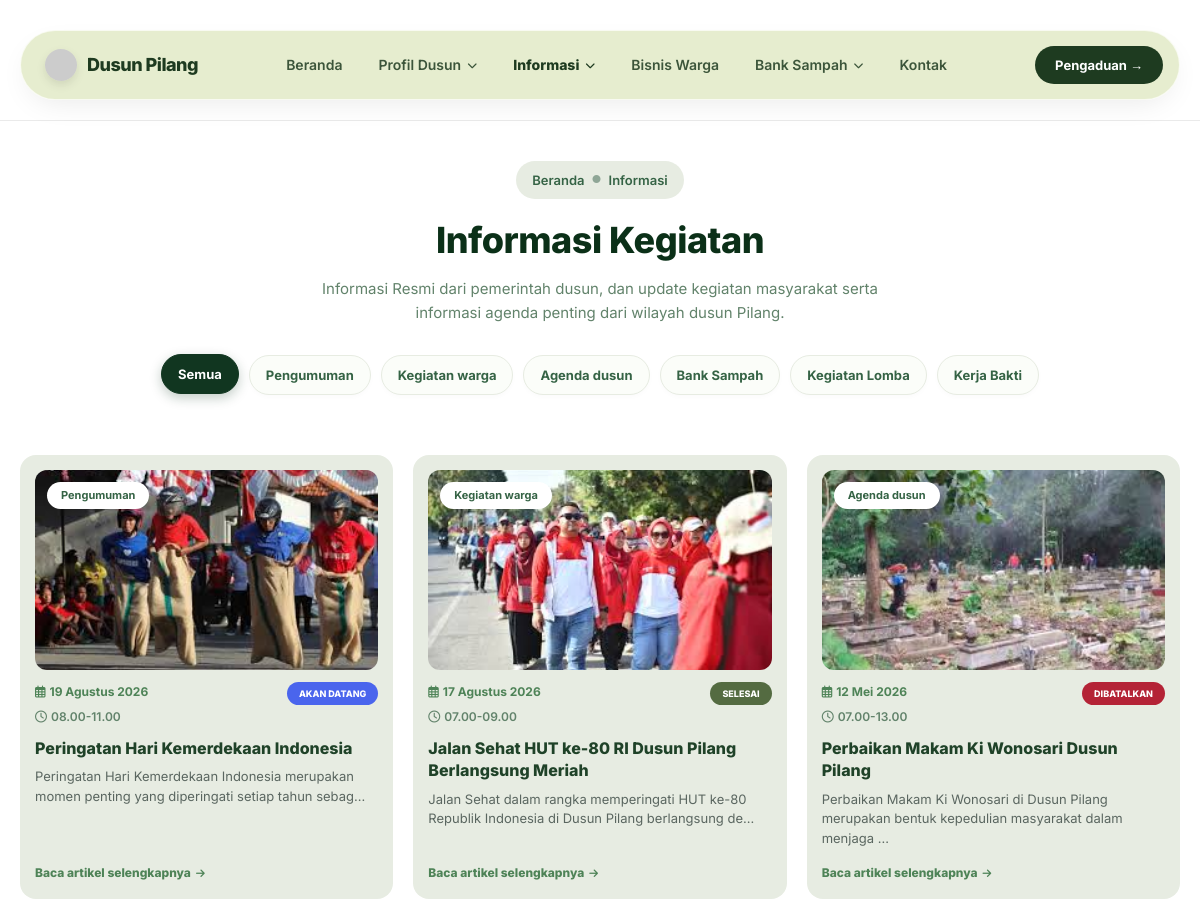
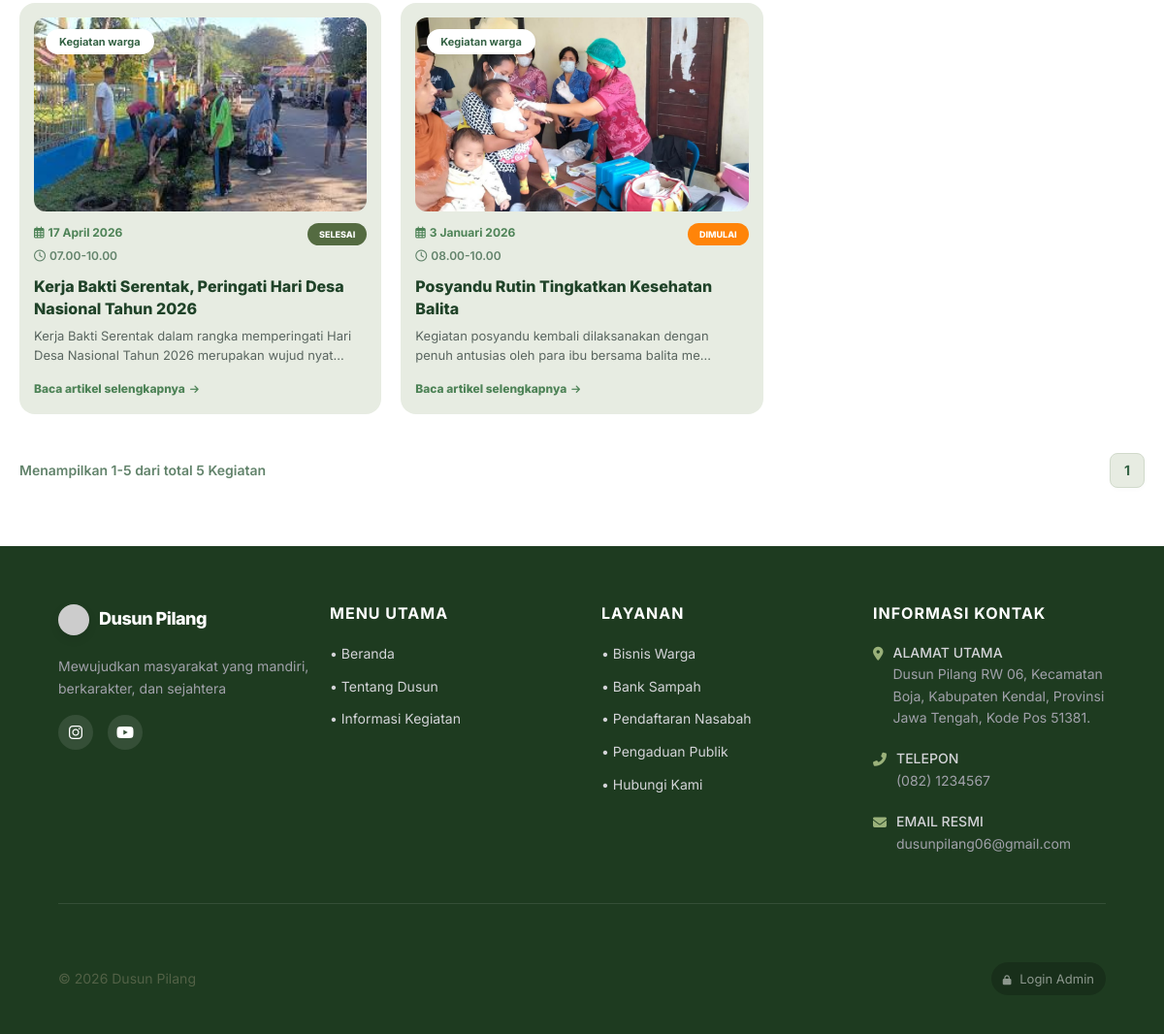
Before: /informasi_kegiatan.php with the older database file (2 pictures, top to bottom).
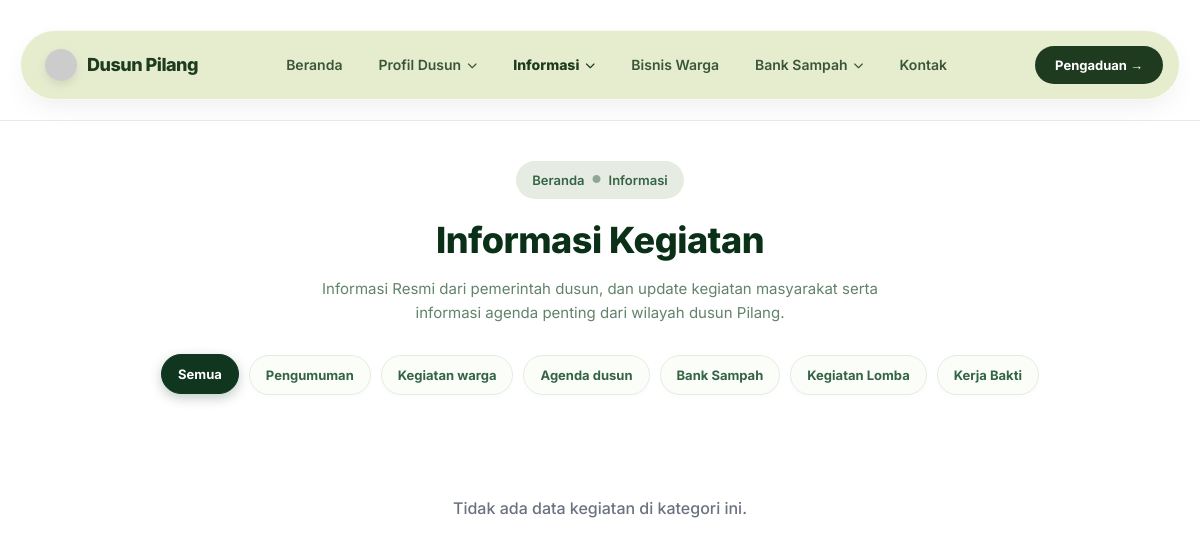
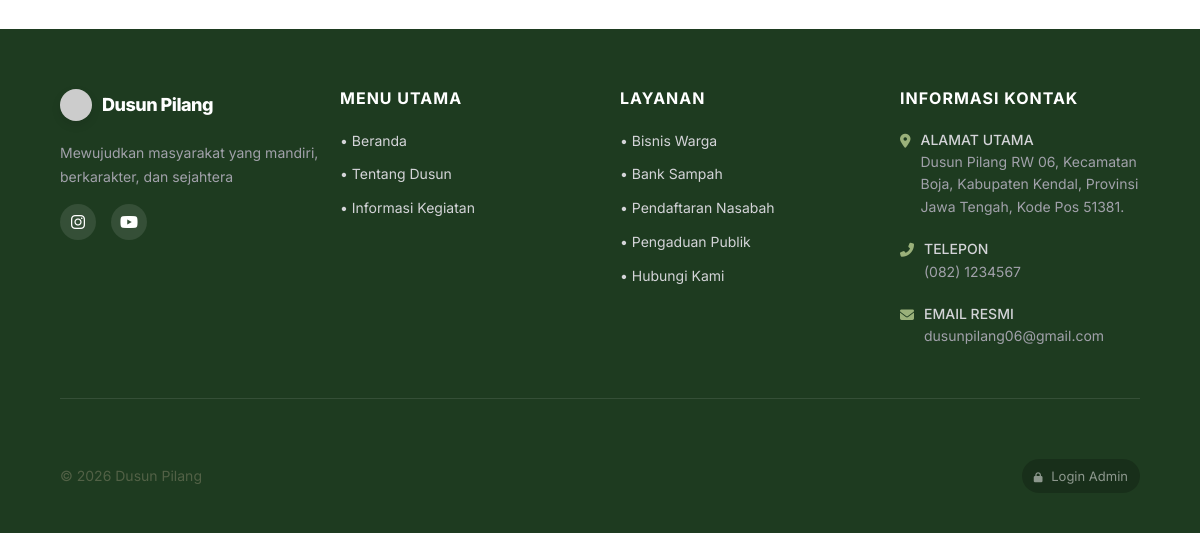
After: the same page with the newer database file (2 pictures, top to bottom).
### tables this page shows
CREATE TABLE `t_kegiatan_dusun` (
  `id_kegiatan` int NOT NULL,
  `judul` varchar(100) DEFAULT NULL,
  `foto` varchar(225) DEFAULT NULL,
  `keterangan` text,
  `tanggal` date DEFAULT NULL,
  `lokasi` varchar(225) DEFAULT NULL,
  `penyelenggara` varchar(100) DEFAULT NULL,
  `waktu_mulai` time DEFAULT NULL,
  `waktu_selesai` time DEFAULT NULL,
  `status` enum('akan_datang','dimulai','ditunda','selesai','dibatalkan') DEFAULT NULL,
  `created_at` timestamp NULL DEFAULT CURRENT_TIMESTAMP,
  `updated_at` timestamp NULL DEFAULT CURRENT_TIMESTAMP ON UPDATE CURRENT_TIMESTAMP
);

### informasi_kegiatan.php (the view, shortened to what the changed rows need)
<?php
require_once 'config.php';
$limit = 9;
$page = isset($_GET['page']) ? (int)$_GET['page'] : 1;
$start = ($page > 1) ? ($page * $limit) - $limit : 0;
$kategori_filter = isset($_GET['kategori']) ? $_GET['kategori'] : '';
$where_clause = "";
$query_count = "SELECT COUNT(*) as total FROM t_kegiatan_dusun" . $where_clause;
$result_count = mysqli_query($conn, $query_count);
$row_count = mysqli_fetch_assoc($result_count);
$total = $row_count['total'];
$pages = ceil($total / $limit);
$query = "SELECT * FROM t_kegiatan_dusun" . $where_clause . " ORDER BY tanggal DESC LIMIT $start, $limit";
$result = mysqli_query($conn, $query);
$kategories = ['Semua', 'Pengumuman', 'Kegiatan warga', 'Agenda dusun', 'Bank Sampah', 'Kegiatan Lomba', 'Kerja Bakti'];
?>
<!DOCTYPE html>
<html lang="id">
<head>
    <link rel="stylesheet" href="https://cdnjs.cloudflare.com/ajax/libs/font-awesome/6.4.0/css/all.min.css">
    <link rel="stylesheet" href="style.css">
</head>
<body>
    <div class="header-section">
        <h1 class="informasi-title">Informasi Kegiatan</h1>
        <div class="filter-container">
            <?php foreach($kategories as $kat): ?>
                <?php
                    $isActive = ($kategori_filter == $kat) || (empty($kategori_filter) && $kat == 'Semua');
                    $activeClass = $isActive ? 'active' : '';
                    $katUrl = ($kat == 'Semua') ? 'informasi_kegiatan.php' : 'informasi_kegiatan.php?kategori=' . urlencode($kat);
                ?>
                <a href="<?php echo htmlspecialchars($katUrl); ?>" class="filter-pill <?php echo $activeClass; ?>">
                    <?php echo htmlspecialchars($kat); ?>
                </a>
            <?php endforeach; ?>
        </div>
    </div>
    <div class="kegiatan-grid">
        <?php
        if($result && mysqli_num_rows($result) > 0) {
            $mo = ['01'=>'Januari','02'=>'FEB','03'=>'MAR','04'=>'April','05'=>'Mei','06'=>'Juni','07'=>'Juli','08'=>'Agustus','09'=>'September','10'=>'Oktober','11'=>'November','12'=>'Desember'];
            $index = 0;
            while($k = mysqli_fetch_array($result)) {
                $kategori = isset($k['jenis_kegiatan']) && !empty($k['jenis_kegiatan']) ? $k['jenis_kegiatan'] : 'Kegiatan';
                $kategori_badge = $kategori;
                $tgl_fmt = '';
                if($k['tanggal']) {
                    $time_parts = explode('-', $k['tanggal']);
                    if(count($time_parts) == 3) {
                        $tgl_fmt = (int)$time_parts[2] . ' ' . (isset($mo[$time_parts[1]]) ? $mo[$time_parts[1]] : $time_parts[1]) . ' ' . $time_parts[0];
                    } else {
                        $tgl_fmt = date('d M Y', strtotime($k['tanggal']));
                    }
                } else {
                    $tgl_fmt = 'Akan datang';
                }
                $w_mulai = !empty($k['waktu_mulai']) ? date('H.i', strtotime($k['waktu_mulai'])) : '00.00';
                $w_selesai = !empty($k['waktu_selesai']) ? date('H.i', strtotime($k['waktu_selesai'])) : '00.00';
                $waktu_str = $w_mulai . '-' . $w_selesai;
                $keterangan_snippet = !empty($k['keterangan']) ? mb_strimwidth(strip_tags($k['keterangan']), 0, 100, "...") : '-';
                $status_kegiatan = str_replace('_', ' ', $k['status']);
                $status_raw = $k['status'];
                $bg_status = '#fff0d4';
                $txt_status = '#b45309';
                if($status_raw == 'akan_datang') { $bg_status = '#4A65ED'; $txt_status = '#ffffff'; }
                elseif($status_raw == 'selesai') { $bg_status = '#546B41'; $txt_status = '#ffffff'; }
                elseif($status_raw == 'dimulai') { $bg_status = '#FF8409'; $txt_status = '#ffffff'; }
                elseif($status_raw == 'dibatalkan') { $bg_status = '#B42336'; $txt_status = '#ffffff'; }
                $delay = $index * 0.1;
                echo '<a href="detail_kegiatan.php?id='.intval($k['id_kegiatan']).'" class="activity-card" style="animation-delay: '.$delay.'s;">';
                echo '  <div class="card-img-container" style="position: relative; width: 100%; height: 200px; border-radius: 12px; overflow: hidden; margin-bottom: 12px;">';
                echo '      <span style="position: absolute; top: 12px; left: 12px; background: #ffffff; color: #356345; font-size: 11px; font-weight: 700; padding: 4px 14px; border-radius: 50px; z-index: 2; box-shadow: 0 4px 6px rgba(0,0,0,0.05);">'.htmlspecialchars($kategori_badge).'</span>';
                echo '      <img src="assets/'.($k['foto']?$k['foto']:'placeholder.jpg').'" alt="'.htmlspecialchars($k['judul']).'" style="width: 100%; height: 100%; object-fit: cover;" onerror="this.src=\'https://images.unsplash.com/photo-1542601906990-b4d3fb778b09?ixlib=rb-1.2.1&auto=format&fit=crop&w=600&q=80\'">';
                echo '  </div>';
                echo '  <div style="display: flex; flex-direction: column; flex: 1;">';
                echo '      <div style="display: flex; justify-content: space-between; align-items: flex-start; margin-bottom: 10px;">';
                echo '          <div style="display: flex; flex-direction: column; gap: 4px;">';
                echo '              <div style="font-size: 12px; color: #4e8357; font-weight: 700;"><i class="far fa-calendar-alt" style="margin-right:4px;"></i>'.$tgl_fmt.'</div>';
                echo '              <div style="font-size: 12px; color: #62836b; font-weight: 600;"><i class="far fa-clock" style="margin-right:4px;"></i>'.$waktu_str.'</div>';
                echo '          </div>';
                echo '          <div style="background: '.$bg_status.'; color: '.$txt_status.'; font-size: 9px; font-weight: 800; padding: 4px 12px; border-radius: 50px; text-transform: uppercase; white-space: nowrap;">'.htmlspecialchars($status_kegiatan).'</div>';
                echo '      </div>';
                echo '      <h3 style="font-size: 16px; color: #1f4228; font-weight: 800; line-height: 1.4; margin-bottom: 8px;">'.htmlspecialchars($k['judul']).'</h3>';
                echo '      <p style="font-size: 13px; color: #5a6660; line-height: 1.5; margin-bottom: 15px; flex: 1;">'.htmlspecialchars($keterangan_snippet).'</p>';
                echo '      <div class="read-more" style="font-size: 12px; font-weight: 800; color: #4e8357; display: flex; align-items: center; gap: 5px; margin-top: auto;">Baca artikel selengkapnya <i class="fas fa-arrow-right" style="font-size: 10px;"></i></div>';
                echo '  </div>';
                echo '</a>';
                $index++;
            }
        } else {
            echo '<div style="grid-column: 1 / -1; text-align: center; padding: 40px; color: #6b7280; font-weight: 500;">Tidak ada data kegiatan di kategori ini.</div>';
        }
        ?>
    </div>
    <?php if($total > 0): ?>
    <div class="pagination-container">
        <?php
            $end_item = min($start + $limit, $total);
            echo "<div>Menampilkan ".($start + 1)."-{$end_item} dari total {$total} Kegiatan</div>";
        ?>
        <div class="pagination-links">
            <?php
            $url_base = '?';
            for($i = 1; $i <= $pages; $i++) {
                $activeClass = ($i == $page) ? 'active' : '';
                echo '<a href="'.$url_base.'page='.$i.'" class="page-link '.$activeClass.'">'.$i.'</a>';
            }
            ?>
        </div>
    </div>
    <?php endif; ?>
</body>
</html>

Changed rows visible on the page:
removed t_kegiatan_dusun: jenis_kegiatan "Pengumuman", foto (picture), tanggal "19 Agustus 2026", waktu_str "08.00-11.00", status "AKAN DATANG", judul "Peringatan Hari Kemerdekaan Indonesia", keterangan "Peringatan Hari Kemerdekaan Indonesia merupakan momen penting yang diperingati setiap tahun sebag..."
removed t_kegiatan_dusun: jenis_kegiatan "Kegiatan warga", foto (picture), tanggal "17 Agustus 2026", waktu_str "07.00-09.00", status "SELESAI", judul "Jalan Sehat HUT ke-80 RI Dusun Pilang Berlangsung Meriah", keterangan "Jalan Sehat dalam rangka memperingati HUT ke-80 Republik Indonesia di Dusun Pilang berlangsung de..."
removed t_kegiatan_dusun: jenis_kegiatan "Agenda dusun", foto (picture), tanggal "12 Mei 2026", waktu_str "07.00-13.00", status "DIBATALKAN", judul "Perbaikan Makam Ki Wonosari Dusun Pilang", keterangan "Perbaikan Makam Ki Wonosari di Dusun Pilang merupakan bentuk kepedulian masyarakat dalam menjaga ..."
removed t_kegiatan_dusun: jenis_kegiatan "Kegiatan warga", foto (picture), tanggal "17 April 2026", waktu_str "07.00-10.00", status "SELESAI", judul "Kerja Bakti Serentak, Peringati Hari Desa Nasional Tahun 2026", keterangan "Kerja Bakti Serentak dalam rangka memperingati Hari Desa Nasional Tahun 2026 merupakan wujud nyat..."
removed t_kegiatan_dusun: jenis_kegiatan "Kegiatan warga", foto (picture), tanggal "3 Januari 2026", waktu_str "08.00-10.00", status "DIMULAI", judul "Posyandu Rutin Tingkatkan Kesehatan Balita", keterangan "Kegiatan posyandu kembali dilaksanakan dengan penuh antusias oleh para ibu bersama balita me..."
Other visible differences:
$start + 1: "1" → (not shown)
$end_item: "5" → (not shown)
$total: "5" → (not shown)
text no longer shown: "Menampilkan - dari total Kegiatan"
text now shown: "Tidak ada data kegiatan di kategori ini."
list line gone: "1"
